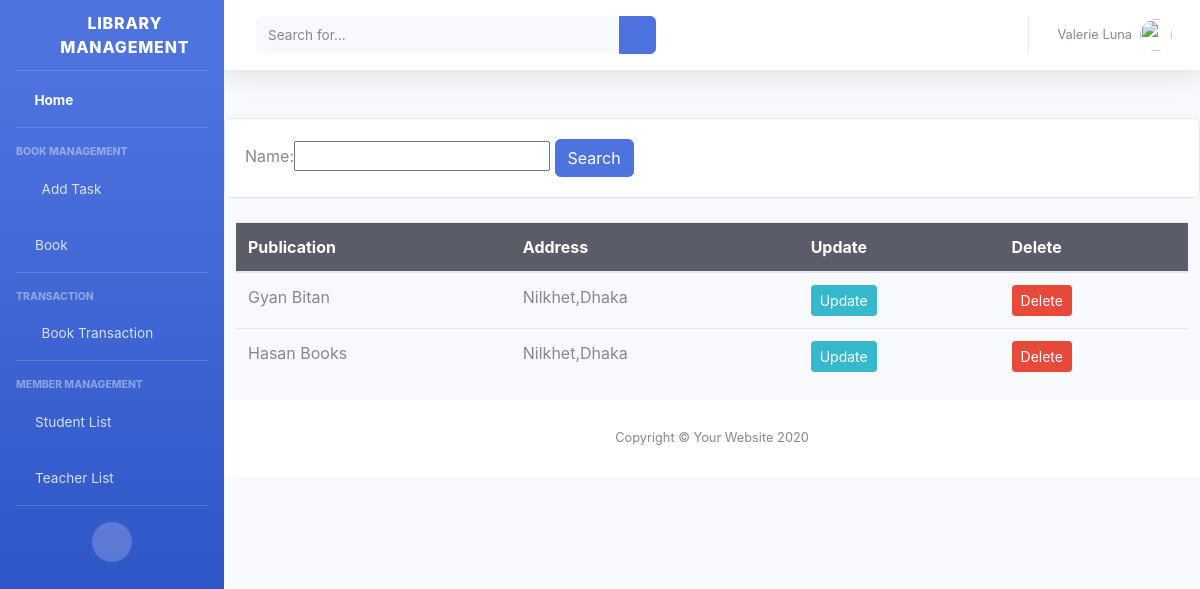
/publication/, run on the app's committed database.
### library/models.py (models this page shows, shortened)
class Publication(models.Model):
    name=models.CharField(max_length= 100,null=True)
    address=models.CharField(max_length= 100,null=True,blank=True)
    class Meta:
         db_table = 'library_publication'

### library/views.py (the view)
# urls.py: path('publication/',views.publication,name='publication'),
def publication(request):
    publishers=Publication.objects.all()
    myFilter = publishFilter(request.GET,queryset=publishers)
    publishers=myFilter.qs
    context = {
        'publishers':publishers,
        'myFilter':myFilter
    }
    return render(request,'library/publication.html', context)

### templates/library/publication.html
{%extends 'library/main.html'%}
{% load static %}
{%block content%}
<br>
<div class="row">
  <div class="col">
    <div class="card card-body">
      <form method="GET">
        {{myFilter.form}}
        <button class="btn btn-primary" type="submit">Search</button>
      </form>
    </div>
  </div>
</div>
<div class="container">
    <div class="row" style="margin-top: 1.5rem;">
        <table class="table mb-3">
          <thead class="thead bg-dark text-white">
            <tr>
              <th scope="col">Publication</th>
              <th scope="col">Address</th>
              <th scope="col">Update</th>
              <th scope="col">Delete</th>
            </tr>
          </thead>
          {%for publisher in publishers%}
          <tr>
            <td>{{publisher.name}}</td>
            <td>{{publisher.address}}</td>
            <td><a class='btn btn-sm btn-info' href="{% url 'updatepublication' publisher.id %}">Update</a></td>
            <td><a class='btn btn-sm btn-danger' href="{% url 'deletepublication' publisher.id %}">Delete</a></td>
          </tr>
          {%endfor%}
        </table>
    </div>
</div>
{%endblock%}

### data on the page
Publication: name "Gyan Bitan", address "Nilkhet,Dhaka"
Publication: name "Hasan Books", address "Nilkhet,Dhaka"
